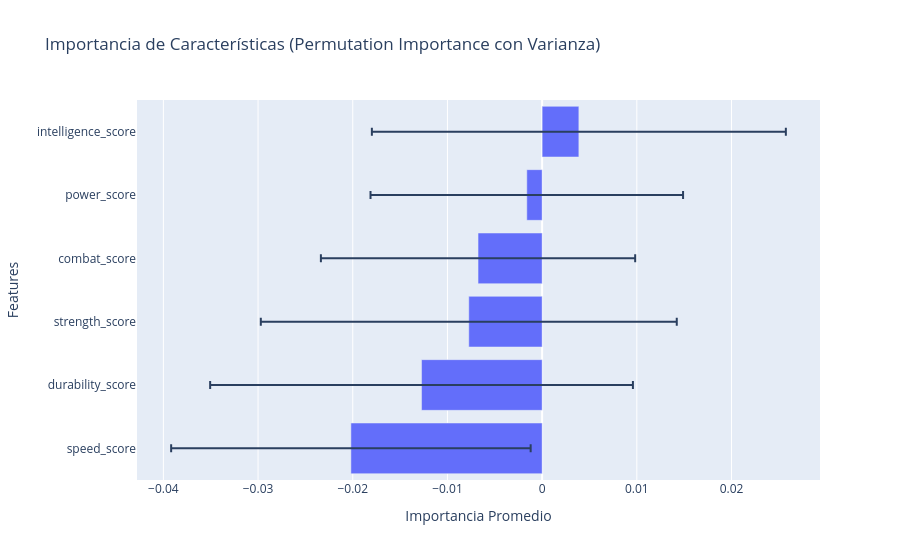

Notebook code for this chart:
### Markdown cell above
---

### 4.1.2 Implementación [0.2 Puntos]

**To-do:**
- [ ] Calcular `permutation_importance` con `n_repeats=30` y `scoring="f1_macro"`.
- [ ] Graficar un boxplot horizontal con plotly (`px.bar` con `orientation='h'`) con la importancia y varianza de cada feature.

### Code cell
#### To-do 1: Calcular permutation_importance ####
permutation_importance_lgbm = permutation_importance(
    lgbm_interp,
    X_test_num,
    y_test,
    n_repeats=30,
    scoring="f1_macro",
    random_state=RANDOM_STATE,
)

# Extraemos la media y la desviación estándar
feature_importances = pd.DataFrame(
    {
        "feature": NUMERICAL_FEATURES,
        "importance": permutation_importance_lgbm["importances_mean"],
        "std_dev": permutation_importance_lgbm[
            "importances_std"
        ],  # Representa la variabilidad/varianza
    }
).sort_values(by="importance", ascending=True)
# Ascending=True para que al graficar en horizontal, la más importante quede arriba

# Se agrego px.bar porque en el enunciado se pide graficar con plotly, y se configuro para que sea horizontal y muestre la varianza con barras de error.
fig = px.bar(
    feature_importances,
    x="importance",
    y="feature",
    error_x="std_dev",  # barra de error para mostrar la varianza
    orientation="h",
    title="Importancia de Características (Permutation Importance con Varianza)",
    labels={
        "importance": "Caída en F1-Macro",
        "feature": "Características",
    },
)

fig.update_layout(xaxis_title="Importancia Promedio", yaxis_title="Features")
fig.show()

### Figure 1 — Plotly figure (JSON) as saved in the notebook; plotly's stock layout.template omitted (floating-point values rounded to 4 significant figures)
{"data": [{"error_x": {"array": [0.01898, 0.02232, 0.02196, 0.0166, 0.0165, 0.02186]}, "hovertemplate": "Caída en F1-Macro=%{x}<br>Características=%{y}<extra></extra>", "legendgroup": "", "marker": {"color": "#636efa", "pattern": {"shape": ""}}, "name": "", "orientation": "h", "showlegend": false, "textposition": "auto", "type": "bar", "x": [-0.0202, -0.01274, -0.007746, -0.00677, -0.00162, 0.003878], "xaxis": "x", "y": ["speed_score", "durability_score", "strength_score", "combat_score", "power_score", "intelligence_score"], "yaxis": "y"}], "layout": {"barmode": "relative", "legend": {"tracegroupgap": 0}, "title": {"text": "Importancia de Características (Permutation Importance con Varianza)"}, "xaxis": {"anchor": "y", "domain": [0, 1], "title": {"text": "Importancia Promedio"}}, "yaxis": {"anchor": "x", "domain": [0, 1], "title": {"text": "Features"}}}}
